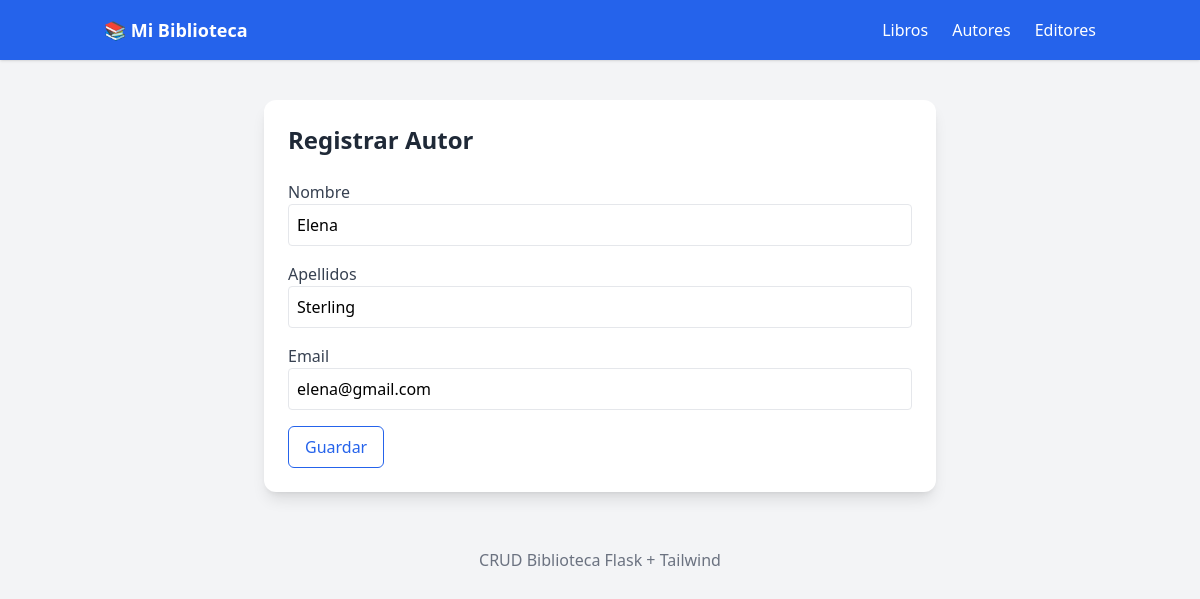
The app's page /autores/editar/2 with its own data.
### biblioteca/models.py (models this page shows, shortened)
class Autor(db.Model):
    __tablename__ = 'autor'
    id = db.Column(db.Integer, primary_key=True)
    nombre = db.Column(db.String(30), nullable=False)
    apellidos = db.Column(db.String(40), nullable=False)
    email = db.Column(db.String(120), nullable=True)
    libros = db.relationship(
        'Libro',
        secondary=libro_autor,
        back_populates='autores'
    )

### biblioteca/views.py (the view, shortened to what this page needs)
def autores_modificar(id_autor):
    autor = Autor.query.get_or_404(id_autor)
    form = AutorForm(obj=autor)
    return render_template('autor_form.html',form=form)

### biblioteca/forms.py
class AutorForm(FlaskForm):
	nombre = StringField(
        'Nombre',
        validators=[DataRequired()],
        render_kw={"class": "form-control"}
    )
	apellidos = StringField(
        'Apellidos',
        validators=[DataRequired()],
        render_kw={"class": "form-control"}
    )
	email = StringField(
        'Email',
        validators=[Optional(), Email()],
    )

### biblioteca/templates/autor_form.html (shortened to what this page needs)
{% extends 'base.html' %}
{% block content %}
<div class="max-w-2xl mx-auto mt-10 bg-white shadow-lg rounded-xl p-6">
    <h2 class="text-2xl font-bold mb-6 text-gray-800">
        Registrar Autor
    </h2>
    <form method="POST" class="space-y-4">
        <div>
            <label class="block text-gray-700">Nombre</label>
            {{ form.nombre(class="w-full border rounded p-2 focus:ring focus:ring-blue-300") }}
        </div>
        <div>
            <label class="block text-gray-700">Apellidos</label>
            {{ form.apellidos(class="w-full border rounded p-2 focus:ring focus:ring-blue-300") }}
        </div>
        <div>
            <label class="block text-gray-700">Email</label>
            {{ form.email(class="w-full border rounded p-2 focus:ring focus:ring-blue-300") }}
        </div>
  <button
    type="submit"
    class="px-4 py-2 border border-blue-600 text-blue-600 rounded-md hover:bg-blue-600 hover:text-white active:scale-95 transition duration-150"
  >
    Guardar
  </button>
</form>
</div>
{% endblock %}

### records on screen
Autor: nombre "Elena", apellidos "Sterling", email "elena@gmail.com"
